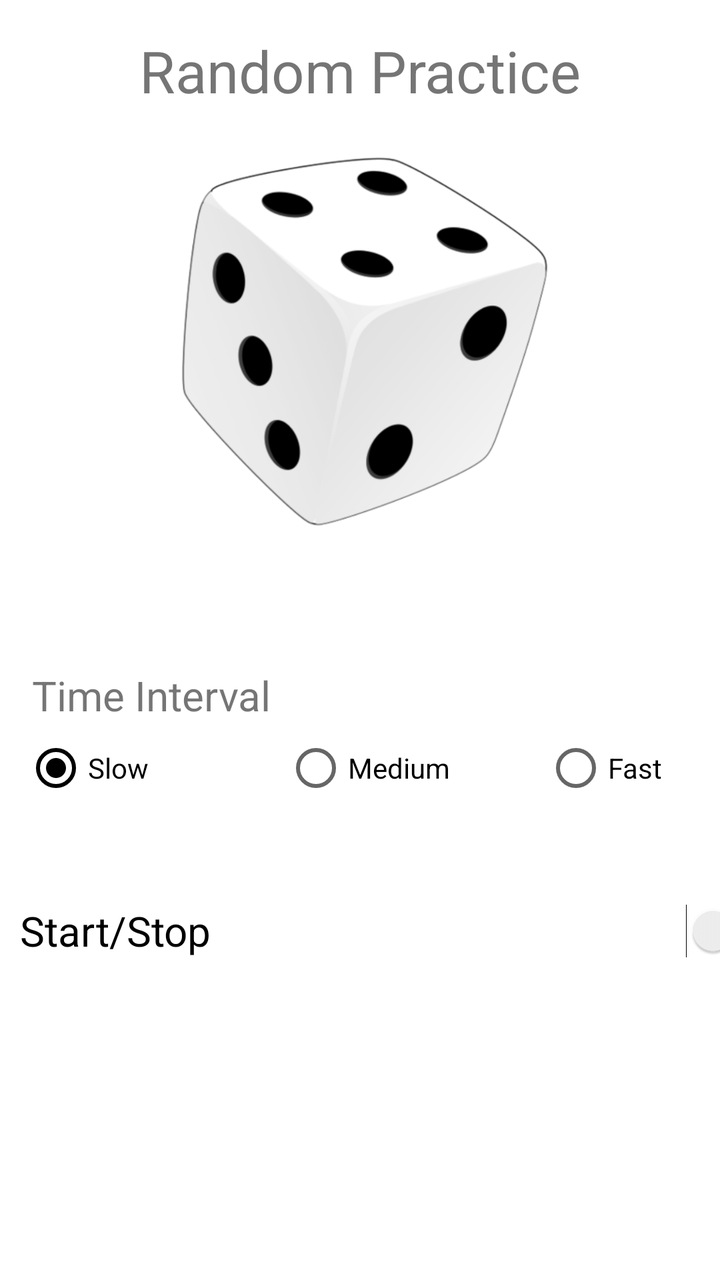
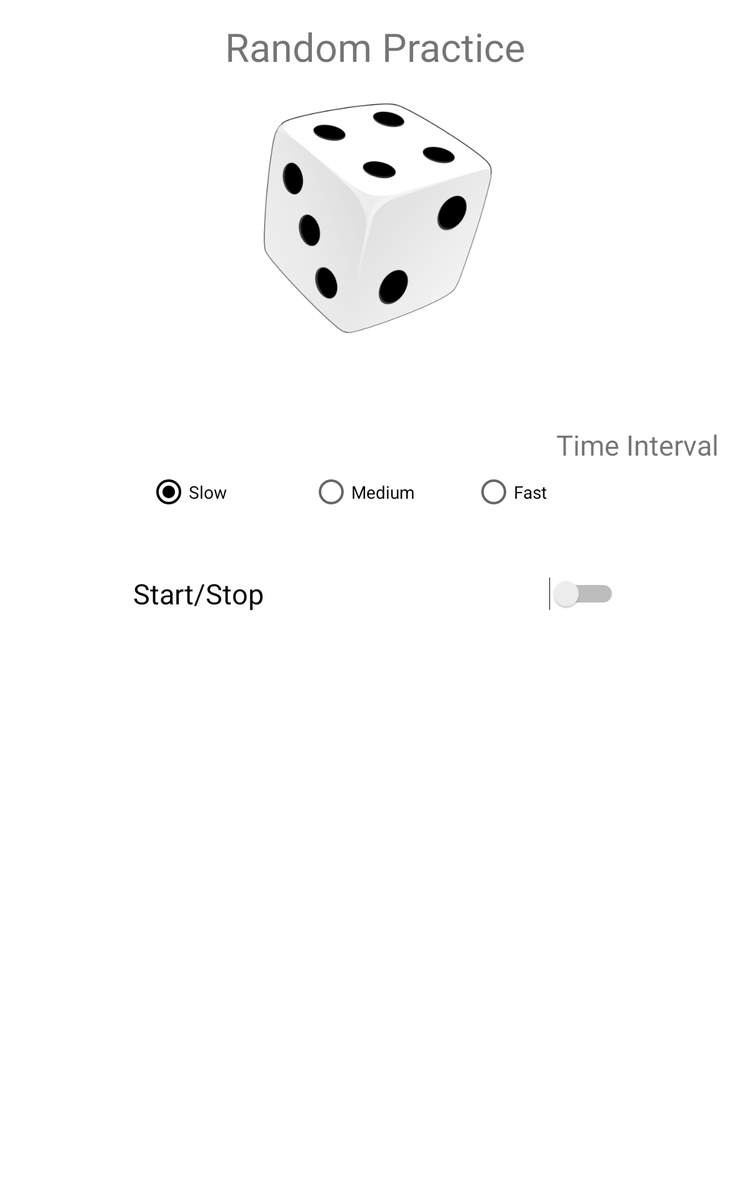

First picture: res/layout/ on a phone held upright. Second picture: the repository's own variant of that layout, on a device whose configuration matches the variant's folder. Source for both follows.
<!-- AndroidManifest.xml: application theme AppTheme -->
<!-- res/layout/random_fragment.xml -->
<?xml version="1.0" encoding="utf-8"?>
<androidx.constraintlayout.widget.ConstraintLayout xmlns:android="http://schemas.android.com/apk/res/android"
    xmlns:app="http://schemas.android.com/apk/res-auto"
    xmlns:tools="http://schemas.android.com/tools"
    android:layout_width="match_parent"
    android:layout_height="match_parent"
    android:background="#FFFFFF"
    tools:context="pingpong.app.machine.RandomFragment">

    <View
        android:id="@+id/fadeBackground"
        android:layout_width="match_parent"
        android:layout_height="match_parent"
        android:alpha="0"
        android:background="@android:color/black"
        android:layerType="hardware"
        android:visibility="visible" />

    <TextView
        android:id="@+id/randomTitle"
        android:layout_width="wrap_content"
        android:layout_height="wrap_content"
        android:layout_marginStart="64dp"
        android:layout_marginTop="16dp"
        android:layout_marginEnd="64dp"
        android:text="@string/randomText"
        android:textSize="14pt"
        app:layout_constraintEnd_toEndOf="parent"
        app:layout_constraintStart_toStartOf="parent"
        app:layout_constraintTop_toTopOf="parent" />

    <ImageView
        android:id="@+id/randomImage"
        android:layout_width="219dp"
        android:layout_height="203dp"
        android:layout_marginStart="96dp"
        android:layout_marginTop="15dp"
        android:layout_marginEnd="96dp"
        app:layout_constraintEnd_toEndOf="parent"
        app:layout_constraintStart_toStartOf="parent"
        app:layout_constraintTop_toBottomOf="@+id/randomTitle"
        app:srcCompat="@drawable/random" />

    <TextView
        android:id="@+id/randTimerText"
        android:layout_width="wrap_content"
        android:layout_height="wrap_content"
        android:layout_marginStart="16dp"
        android:layout_marginTop="61dp"
        android:text="@string/timerText"
        android:textSize="10pt"
        app:layout_constraintStart_toStartOf="parent"
        app:layout_constraintTop_toBottomOf="@+id/randomImage" />


    <TextView
        android:id="@+id/progressBarinsideText"
        android:layout_width="314dp"
        android:layout_height="176dp"
        android:layout_marginTop="12dp"
        android:foregroundGravity="center_vertical|center|center_horizontal"
        android:gravity="center|center_horizontal|center_vertical"
        android:layerType="hardware"
        android:textAppearance="@style/TextAppearance.AppCompat.Large"
        android:textColor="@android:color/white"
        android:textSize="40sp"
        android:translationZ="90dp"
        android:visibility="visible"
        app:layout_constraintEnd_toEndOf="parent"
        app:layout_constraintHorizontal_bias="0.494"
        app:layout_constraintStart_toStartOf="parent"
        app:layout_constraintTop_toBottomOf="@+id/randomImage" />

    <RadioGroup
        android:id="@+id/randTimeChoices"
        android:layout_width="390dp"
        android:layout_height="25dp"
        android:layout_marginStart="12dp"
        android:layout_marginTop="10dp"
        android:orientation="horizontal"
        app:layout_constraintStart_toStartOf="parent"
        app:layout_constraintTop_toBottomOf="@+id/randTimerText">

        <RadioButton
            android:id="@+id/randTimeType1"
            android:layout_width="0dp"
            android:layout_height="wrap_content"
            android:layout_weight="1"
            android:checked="true"
            android:text="@string/time1" />

        <RadioButton
            android:id="@+id/randTimeType2"
            android:layout_width="0dp"
            android:layout_height="wrap_content"
            android:layout_weight="1"
            android:text="@string/time2" />

        <RadioButton
            android:id="@+id/randTimeType3"
            android:layout_width="0dp"
            android:layout_height="wrap_content"
            android:layout_weight="1"
            android:text="@string/time3" />

    </RadioGroup>

    <Switch
        android:id="@+id/onOffRandom"
        android:layout_width="387dp"
        android:layout_height="42dp"
        android:layout_marginStart="10dp"
        android:layout_marginTop="48dp"
        android:text="@string/onOffText"
        android:textSize="10pt"
        app:layout_constraintStart_toStartOf="parent"
        app:layout_constraintTop_toBottomOf="@+id/randTimeChoices" />

</androidx.constraintlayout.widget.ConstraintLayout>
<!-- resources referenced by this layout -->
<resources>
  <!-- drawable random: png bitmap (drawable-hdpi, 46374 bytes) -->
  <string name="onOffText">Start/Stop</string>
  <string name="randomText">Random Practice</string>
  <string name="time1">Slow</string>
  <string name="time2">Medium</string>
  <string name="time3">Fast</string>
  <string name="timerText">Time Interval</string>
  <style name="AppTheme" parent="Theme.AppCompat.Light.DarkActionBar">
          
          <item name="colorPrimary">@color/colorPrimary</item>
          <item name="colorPrimaryDark">@color/colorPrimaryDark</item>
          <item name="colorAccent">@color/colorAccent</item>
      </style>
  <color name="colorPrimary">#000000</color>
  <color name="colorPrimaryDark">#000000</color>
  <color name="colorAccent">#000000</color>
</resources>
<!-- res/layout-sw600dp/random_fragment.xml (the repository's variant of the layout above) -->
<!-- drawn on a 7-inch tablet held upright -->
<?xml version="1.0" encoding="utf-8"?>
<androidx.constraintlayout.widget.ConstraintLayout xmlns:android="http://schemas.android.com/apk/res/android"
    xmlns:app="http://schemas.android.com/apk/res-auto"
    xmlns:tools="http://schemas.android.com/tools"
    android:layout_width="match_parent"
    android:layout_height="match_parent"
    android:background="#FFFFFF"
    tools:context="pingpong.app.machine.RandomFragment">

    <View
        android:id="@+id/fadeBackground"
        android:layout_width="match_parent"
        android:layout_height="match_parent"
        android:alpha="0"
        android:background="@android:color/black"
        android:layerType="hardware"
        android:visibility="visible" />

    <TextView
        android:id="@+id/randomTitle"
        android:layout_width="wrap_content"
        android:layout_height="wrap_content"
        android:layout_marginStart="64dp"
        android:layout_marginTop="16dp"
        android:layout_marginEnd="64dp"
        android:text="@string/randomText"
        android:textSize="14pt"
        app:layout_constraintEnd_toEndOf="parent"
        app:layout_constraintStart_toStartOf="parent"
        app:layout_constraintTop_toTopOf="parent" />

    <ImageView
        android:id="@+id/randomImage"
        android:layout_width="219dp"
        android:layout_height="203dp"
        android:layout_marginStart="96dp"
        android:layout_marginTop="15dp"
        android:layout_marginEnd="96dp"
        app:layout_constraintEnd_toEndOf="parent"
        app:layout_constraintStart_toStartOf="parent"
        app:layout_constraintTop_toBottomOf="@+id/randomTitle"
        app:srcCompat="@drawable/random" />


    <TextView
        android:id="@+id/randTimerText"
        android:layout_width="wrap_content"
        android:layout_height="wrap_content"
        android:layout_marginStart="445dp"
        android:layout_marginTop="64dp"
        android:text="@string/timerText"
        android:textSize="10pt"
        app:layout_constraintStart_toStartOf="parent"
        app:layout_constraintTop_toBottomOf="@+id/randomImage" />

    <TextView
        android:id="@+id/progressBarinsideText"
        android:layout_width="314dp"
        android:layout_height="176dp"
        android:layout_marginTop="12dp"
        android:foregroundGravity="center_vertical|center|center_horizontal"
        android:gravity="center|center_horizontal|center_vertical"
        android:layerType="hardware"
        android:textAppearance="@style/TextAppearance.AppCompat.Large"
        android:textColor="@android:color/white"
        android:textSize="40sp"
        android:translationZ="90dp"
        android:visibility="visible"
        app:layout_constraintEnd_toEndOf="parent"
        app:layout_constraintHorizontal_bias="0.494"
        app:layout_constraintStart_toStartOf="parent"
        app:layout_constraintTop_toBottomOf="@+id/randomImage" />

    <RadioGroup
        android:id="@+id/randTimeChoices"
        android:layout_width="390dp"
        android:layout_height="25dp"
        android:layout_marginStart="219dp"
        android:layout_marginTop="10dp"
        android:layout_marginEnd="191dp"
        android:orientation="horizontal"
        app:layout_constraintEnd_toEndOf="parent"
        app:layout_constraintStart_toStartOf="parent"
        app:layout_constraintTop_toBottomOf="@+id/randTimerText">

        <RadioButton
            android:id="@+id/randTimeType1"
            android:layout_width="0dp"
            android:layout_height="wrap_content"
            android:layout_weight="1"
            android:checked="true"
            android:text="@string/time1" />

        <RadioButton
            android:id="@+id/randTimeType2"
            android:layout_width="0dp"
            android:layout_height="wrap_content"
            android:layout_weight="1"
            android:text="@string/time2" />

        <RadioButton
            android:id="@+id/randTimeType3"
            android:layout_width="0dp"
            android:layout_height="wrap_content"
            android:layout_weight="1"
            android:text="@string/time3" />

    </RadioGroup>

    <Switch
        android:id="@+id/onOffRandom"
        android:layout_width="387dp"
        android:layout_height="42dp"
        android:layout_marginStart="10dp"
        android:layout_marginTop="48dp"
        android:layout_marginEnd="10dp"
        android:text="@string/onOffText"
        android:textSize="10pt"
        app:layout_constraintEnd_toEndOf="parent"
        app:layout_constraintStart_toStartOf="parent"
        app:layout_constraintTop_toBottomOf="@+id/randTimeChoices" />

</androidx.constraintlayout.widget.ConstraintLayout>
